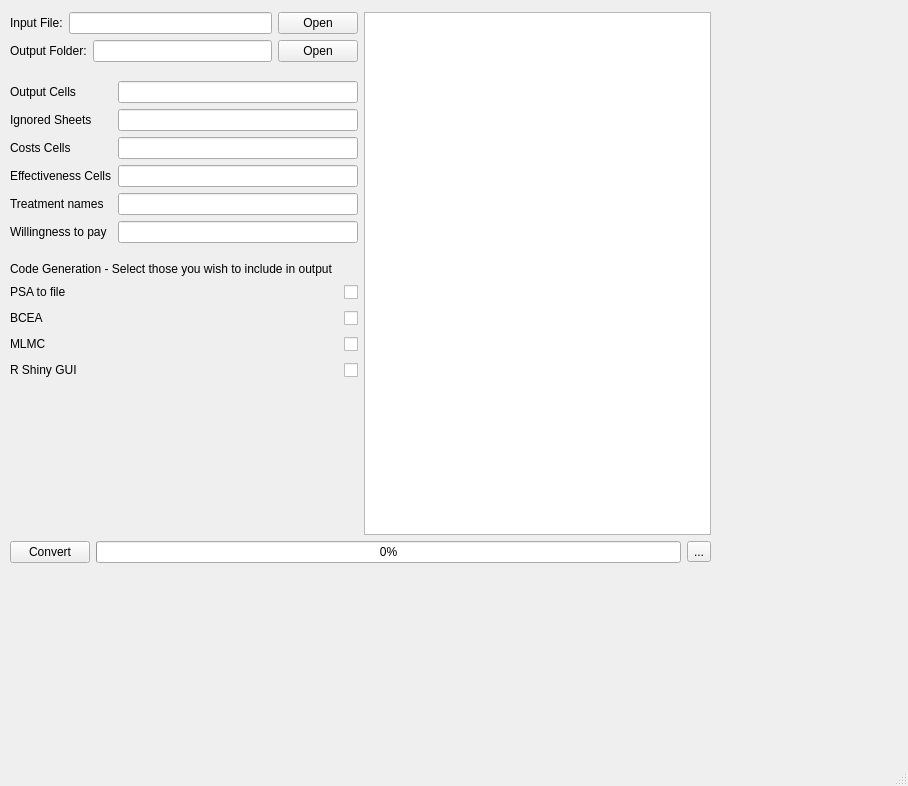
<?xml version="1.0" encoding="UTF-8"?>
<ui version="4.0">
 <class>ExcelToRConverterGUI</class>
 <widget class="QMainWindow" name="ExcelToRConverterGUI">
  <property name="geometry">
   <rect>
    <x>0</x>
    <y>0</y>
    <width>908</width>
    <height>786</height>
   </rect>
  </property>
  <property name="windowTitle">
   <string>MainWindow</string>
  </property>
  <widget class="QWidget" name="centralwidget">
   <widget class="QWidget" name="">
    <property name="geometry">
     <rect>
      <x>10</x>
      <y>12</y>
      <width>701</width>
      <height>551</height>
     </rect>
    </property>
    <layout class="QVBoxLayout" name="verticalLayout_2">
     <item>
      <layout class="QHBoxLayout" name="horizontalLayout">
       <item>
        <layout class="QVBoxLayout" name="verticalLayout">
         <item>
          <layout class="QGridLayout" name="gridLayout">
           <item row="0" column="0">
            <widget class="QLabel" name="InputFilenameLabel">
             <property name="text">
              <string>Input File:</string>
             </property>
            </widget>
           </item>
           <item row="0" column="1" colspan="2">
            <widget class="QLineEdit" name="FileName">
             <property name="toolTip">
              <string>Path to Excel workbook to be worked on</string>
             </property>
            </widget>
           </item>
           <item row="0" column="3">
            <widget class="QPushButton" name="OpenFileButton">
             <property name="text">
              <string>Open</string>
             </property>
            </widget>
           </item>
           <item row="1" column="0" colspan="2">
            <widget class="QLabel" name="InputFilenameLabel_2">
             <property name="text">
              <string>Output Folder:</string>
             </property>
            </widget>
           </item>
           <item row="1" column="2">
            <widget class="QLineEdit" name="OutputFolderFileName">
             <property name="toolTip">
              <string>Path to Excel workbook to be worked on</string>
             </property>
            </widget>
           </item>
           <item row="1" column="3">
            <widget class="QPushButton" name="OpenFolderButton">
             <property name="text">
              <string>Open</string>
             </property>
            </widget>
           </item>
          </layout>
         </item>
         <item>
          <spacer name="verticalSpacer">
           <property name="orientation">
            <enum>Qt::Vertical</enum>
           </property>
           <property name="sizeType">
            <enum>QSizePolicy::Fixed</enum>
           </property>
           <property name="sizeHint" stdset="0">
            <size>
             <width>271</width>
             <height>13</height>
            </size>
           </property>
          </spacer>
         </item>
         <item>
          <layout class="QFormLayout" name="formLayout">
           <item row="0" column="0">
            <widget class="QLabel" name="OutputCellslabel">
             <property name="toolTip">
              <string>List output cells as: sheet:cell, sheet:cell, sheet:cell ...</string>
             </property>
             <property name="text">
              <string>Output Cells</string>
             </property>
            </widget>
           </item>
           <item row="0" column="1">
            <widget class="QLineEdit" name="OutputcellsLedit"/>
           </item>
           <item row="1" column="0">
            <widget class="QLabel" name="IgnoredSheetsLabel">
             <property name="toolTip">
              <string>List ignored sheets as: sheet, sheet, sheet ...  This is caps sensitive</string>
             </property>
             <property name="text">
              <string>Ignored Sheets</string>
             </property>
            </widget>
           </item>
           <item row="1" column="1">
            <widget class="QLineEdit" name="IgnoredSheetsLedit"/>
           </item>
           <item row="2" column="0">
            <widget class="QLabel" name="CostsCellsLabel">
             <property name="toolTip">
              <string>List costs cells as: sheet:cell, sheet:cell, sheet:cell ...</string>
             </property>
             <property name="text">
              <string>Costs Cells</string>
             </property>
            </widget>
           </item>
           <item row="2" column="1">
            <widget class="QLineEdit" name="CostsCellsLEdit"/>
           </item>
           <item row="3" column="0">
            <widget class="QLabel" name="EffectivenessCellsLabel">
             <property name="toolTip">
              <string>List effectiveness cells as: sheet:cell, sheet:cell, sheet:cell ...</string>
             </property>
             <property name="text">
              <string>Effectiveness Cells</string>
             </property>
            </widget>
           </item>
           <item row="3" column="1">
            <widget class="QLineEdit" name="EffectivenesCellsLEdit"/>
           </item>
           <item row="4" column="0">
            <widget class="QLabel" name="TreatNamesLabel">
             <property name="toolTip">
              <string>List treatment names as: treatment1, treatment2, treatment3</string>
             </property>
             <property name="text">
              <string>Treatment names</string>
             </property>
            </widget>
           </item>
           <item row="4" column="1">
            <widget class="QLineEdit" name="TreatmentNamesLEdit"/>
           </item>
           <item row="5" column="0">
            <widget class="QLabel" name="WillingnessLabel">
             <property name="toolTip">
              <string>The willingness to pay threshold</string>
             </property>
             <property name="text">
              <string>Willingness to pay</string>
             </property>
            </widget>
           </item>
           <item row="5" column="1">
            <widget class="QLineEdit" name="WillingnessToPayLEdit"/>
           </item>
          </layout>
         </item>
         <item>
          <spacer name="verticalSpacer_3">
           <property name="orientation">
            <enum>Qt::Vertical</enum>
           </property>
           <property name="sizeType">
            <enum>QSizePolicy::Fixed</enum>
           </property>
           <property name="sizeHint" stdset="0">
            <size>
             <width>20</width>
             <height>13</height>
            </size>
           </property>
          </spacer>
         </item>
         <item>
          <widget class="QLabel" name="label">
           <property name="text">
            <string>Code Generation - Select those you wish to include in output</string>
           </property>
          </widget>
         </item>
         <item>
          <layout class="QGridLayout" name="gridLayout_3">
           <item row="3" column="1">
            <spacer name="horizontalSpacer_4">
             <property name="orientation">
              <enum>Qt::Horizontal</enum>
             </property>
             <property name="sizeHint" stdset="0">
              <size>
               <width>40</width>
               <height>20</height>
              </size>
             </property>
            </spacer>
           </item>
           <item row="4" column="1">
            <spacer name="horizontalSpacer_5">
             <property name="orientation">
              <enum>Qt::Horizontal</enum>
             </property>
             <property name="sizeHint" stdset="0">
              <size>
               <width>40</width>
               <height>20</height>
              </size>
             </property>
            </spacer>
           </item>
           <item row="3" column="2">
            <widget class="QCheckBox" name="MLMCCheckBox">
             <property name="maximumSize">
              <size>
               <width>16</width>
               <height>16</height>
              </size>
             </property>
             <property name="text">
              <string/>
             </property>
            </widget>
           </item>
           <item row="2" column="0">
            <widget class="QLabel" name="BCEACheckBoxLabel">
             <property name="toolTip">
              <string>Adds code to pass data into BCEA for analysis. Default = OFF</string>
             </property>
             <property name="text">
              <string>BCEA </string>
             </property>
            </widget>
           </item>
           <item row="4" column="2">
            <widget class="QCheckBox" name="RGUICheckBox">
             <property name="maximumSize">
              <size>
               <width>16</width>
               <height>16</height>
              </size>
             </property>
             <property name="text">
              <string/>
             </property>
            </widget>
           </item>
           <item row="2" column="1">
            <spacer name="horizontalSpacer_3">
             <property name="orientation">
              <enum>Qt::Horizontal</enum>
             </property>
             <property name="sizeHint" stdset="0">
              <size>
               <width>40</width>
               <height>20</height>
              </size>
             </property>
            </spacer>
           </item>
           <item row="1" column="0">
            <widget class="QLabel" name="PSACheckBoxLabel">
             <property name="toolTip">
              <string>Add code to dump PSA output to file. Default = On</string>
             </property>
             <property name="text">
              <string>PSA to file</string>
             </property>
            </widget>
           </item>
           <item row="1" column="2">
            <widget class="QCheckBox" name="PSAtoFileCheckbox">
             <property name="maximumSize">
              <size>
               <width>16</width>
               <height>16</height>
              </size>
             </property>
             <property name="text">
              <string/>
             </property>
            </widget>
           </item>
           <item row="2" column="2">
            <widget class="QCheckBox" name="BCEACheckBox">
             <property name="maximumSize">
              <size>
               <width>16</width>
               <height>16</height>
              </size>
             </property>
             <property name="text">
              <string/>
             </property>
            </widget>
           </item>
           <item row="4" column="0">
            <widget class="QLabel" name="RGUICheckBoxLabel">
             <property name="toolTip">
              <string>Adds code to create an R shiny interface. Default = OFF</string>
             </property>
             <property name="text">
              <string>R Shiny GUI </string>
             </property>
            </widget>
           </item>
           <item row="3" column="0">
            <widget class="QLabel" name="MLMCCheckBoxLabel">
             <property name="toolTip">
              <string>Adds code to pass data into MLMC for analysis. Default = OFF</string>
             </property>
             <property name="text">
              <string>MLMC </string>
             </property>
            </widget>
           </item>
           <item row="1" column="1">
            <spacer name="horizontalSpacer_2">
             <property name="orientation">
              <enum>Qt::Horizontal</enum>
             </property>
             <property name="sizeHint" stdset="0">
              <size>
               <width>40</width>
               <height>20</height>
              </size>
             </property>
            </spacer>
           </item>
          </layout>
         </item>
         <item>
          <spacer name="verticalSpacer_2">
           <property name="orientation">
            <enum>Qt::Vertical</enum>
           </property>
           <property name="sizeHint" stdset="0">
            <size>
             <width>20</width>
             <height>40</height>
            </size>
           </property>
          </spacer>
         </item>
        </layout>
       </item>
       <item>
        <widget class="QTextEdit" name="textEdit">
         <property name="readOnly">
          <bool>true</bool>
         </property>
        </widget>
       </item>
      </layout>
     </item>
     <item>
      <layout class="QGridLayout" name="gridLayout_2">
       <item row="0" column="0">
        <widget class="QPushButton" name="ConvertButton">
         <property name="text">
          <string>Convert</string>
         </property>
        </widget>
       </item>
       <item row="0" column="1">
        <widget class="QProgressBar" name="progressBar">
         <property name="value">
          <number>0</number>
         </property>
        </widget>
       </item>
       <item row="0" column="2">
        <widget class="QToolButton" name="CanceltoolButton">
         <property name="text">
          <string>...</string>
         </property>
        </widget>
       </item>
      </layout>
     </item>
    </layout>
   </widget>
  </widget>
  <widget class="QMenuBar" name="menubar">
   <property name="geometry">
    <rect>
     <x>0</x>
     <y>0</y>
     <width>908</width>
     <height>22</height>
    </rect>
   </property>
  </widget>
  <widget class="QStatusBar" name="statusbar"/>
 </widget>
 <resources/>
 <connections/>
</ui>
